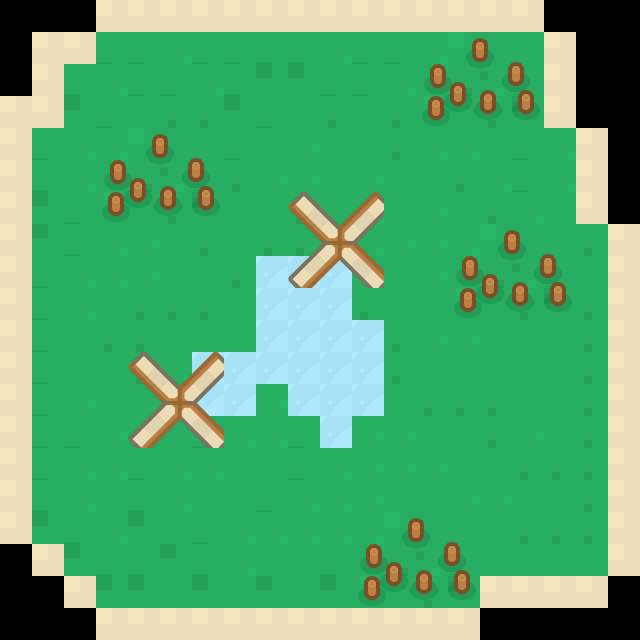

Tiled map render using the project's own tile images. Description and the map definition, with tile-layer contents summarised, below:
An orthogonal 20x20 tile map with 32x32 px tiles, 3 tile layers (ground, objectbottom, objectTop) and 17 objects (12x spawnEnemy, 4x money, spawnPlayer).

<map version="1.2" tiledversion="1.3.3" orientation="orthogonal" renderorder="right-down" width="20" height="20" tilewidth="32" tileheight="32" infinite="0" nextlayerid="7" nextobjectid="19">
 <editorsettings>
  <export target="map2.json" format="json" />
 </editorsettings>
 <tileset firstgid="1" name="medievalRTS_spritesheet@2" tilewidth="32" tileheight="32" tilecount="1156" columns="34">
  <image source="../images/medievalRTS_spritesheet@2.png" width="1104" height="1100" />
  <tile id="680">
   <properties>
    <property name="collider" type="bool" value="true" />
   </properties>
  </tile>
  <tile id="681">
   <properties>
    <property name="collider" type="bool" value="true" />
   </properties>
  </tile>
  <tile id="682">
   <properties>
    <property name="collider" type="bool" value="true" />
   </properties>
  </tile>
  <tile id="683">
   <properties>
    <property name="collider" type="bool" value="true" />
   </properties>
  </tile>
  <tile id="696">
   <properties>
    <property name="collider" type="bool" value="true" />
   </properties>
  </tile>
  <tile id="697">
   <properties>
    <property name="collider" type="bool" value="true" />
   </properties>
  </tile>
  <tile id="698">
   <properties>
    <property name="collider" type="bool" value="true" />
   </properties>
  </tile>
  <tile id="699">
   <properties>
    <property name="collider" type="bool" value="true" />
   </properties>
  </tile>
  <tile id="714">
   <properties>
    <property name="collider" type="bool" value="true" />
   </properties>
  </tile>
  <tile id="715">
   <properties>
    <property name="collider" type="bool" value="true" />
   </properties>
  </tile>
  <tile id="716">
   <properties>
    <property name="collider" type="bool" value="true" />
   </properties>
  </tile>
  <tile id="717">
   <properties>
    <property name="collider" type="bool" value="true" />
   </properties>
  </tile>
  <tile id="730">
   <properties>
    <property name="collider" type="bool" value="true" />
   </properties>
  </tile>
  <tile id="731">
   <properties>
    <property name="collider" type="bool" value="true" />
   </properties>
  </tile>
  <tile id="732">
   <properties>
    <property name="collider" type="bool" value="true" />
   </properties>
  </tile>
  <tile id="733">
   <properties>
    <property name="collider" type="bool" value="true" />
   </properties>
  </tile>
  <tile id="748">
   <properties>
    <property name="collider" type="bool" value="true" />
   </properties>
  </tile>
  <tile id="749">
   <properties>
    <property name="collider" type="bool" value="true" />
   </properties>
  </tile>
  <tile id="750">
   <properties>
    <property name="collider" type="bool" value="true" />
   </properties>
  </tile>
  <tile id="751">
   <properties>
    <property name="collider" type="bool" value="true" />
   </properties>
  </tile>
  <tile id="764">
   <properties>
    <property name="collider" type="bool" value="true" />
   </properties>
  </tile>
  <tile id="765">
   <properties>
    <property name="collider" type="bool" value="true" />
   </properties>
  </tile>
  <tile id="766">
   <properties>
    <property name="collider" type="bool" value="true" />
   </properties>
  </tile>
  <tile id="767">
   <properties>
    <property name="collider" type="bool" value="true" />
   </properties>
  </tile>
  <tile id="782">
   <properties>
    <property name="collider" type="bool" value="true" />
   </properties>
  </tile>
  <tile id="783">
   <properties>
    <property name="collider" type="bool" value="true" />
   </properties>
  </tile>
  <tile id="784">
   <properties>
    <property name="collider" type="bool" value="true" />
   </properties>
  </tile>
  <tile id="785">
   <properties>
    <property name="collider" type="bool" value="true" />
   </properties>
  </tile>
  <tile id="798">
   <properties>
    <property name="collider" type="bool" value="true" />
   </properties>
  </tile>
  <tile id="799">
   <properties>
    <property name="collider" type="bool" value="true" />
   </properties>
  </tile>
  <tile id="800">
   <properties>
    <property name="collider" type="bool" value="true" />
   </properties>
  </tile>
  <tile id="801">
   <properties>
    <property name="collider" type="bool" value="true" />
   </properties>
  </tile>
  <tile id="816">
   <properties>
    <property name="collider" type="bool" value="true" />
   </properties>
  </tile>
  <tile id="817">
   <properties>
    <property name="collider" type="bool" value="true" />
   </properties>
  </tile>
  <tile id="818">
   <properties>
    <property name="collider" type="bool" value="true" />
   </properties>
  </tile>
  <tile id="819">
   <properties>
    <property name="collider" type="bool" value="true" />
   </properties>
  </tile>
  <tile id="850">
   <properties>
    <property name="collider" type="bool" value="true" />
   </properties>
  </tile>
  <tile id="851">
   <properties>
    <property name="collider" type="bool" value="true" />
   </properties>
  </tile>
  <tile id="852">
   <properties>
    <property name="collider" type="bool" value="true" />
   </properties>
  </tile>
  <tile id="853">
   <properties>
    <property name="collider" type="bool" value="true" />
   </properties>
  </tile>
  <tile id="884">
   <properties>
    <property name="collider" type="bool" value="true" />
   </properties>
  </tile>
  <tile id="885">
   <properties>
    <property name="collider" type="bool" value="true" />
   </properties>
  </tile>
  <tile id="886">
   <properties>
    <property name="collider" type="bool" value="true" />
   </properties>
  </tile>
  <tile id="887">
   <properties>
    <property name="collider" type="bool" value="true" />
   </properties>
  </tile>
  <tile id="918">
   <properties>
    <property name="collider" type="bool" value="true" />
   </properties>
  </tile>
  <tile id="919">
   <properties>
    <property name="collider" type="bool" value="true" />
   </properties>
  </tile>
  <tile id="920">
   <properties>
    <property name="collider" type="bool" value="true" />
   </properties>
  </tile>
  <tile id="921">
   <properties>
    <property name="collider" type="bool" value="true" />
   </properties>
  </tile>
 </tileset>
 <layer id="1" name="ground" width="20" height="20">
  <data>[400 cells, 282 non-empty, 8 distinct tile ids]</data>
 </layer>
 <layer id="2" name="objectbottom" width="20" height="20">
  <data>[400 cells, 137 non-empty, 14 distinct tile ids]</data>
 </layer>
 <objectgroup id="3" name="player">
  <object id="1" name="spawnPlayer" type="spawnPlayer" x="304.216" y="155.005">
   <point />
  </object>
 </objectgroup>
 <objectgroup id="4" name="enemy">
  <object id="2" name="spawnEnemy" type="spawnEnemy" x="176.735" y="540.345">
   <point />
  </object>
  <object id="3" name="spawnEnemy" type="spawnEnemy" x="521.512" y="443.286">
   <point />
  </object>
  <object id="4" name="spawnEnemy" type="spawnEnemy" x="102.854" y="324.497">
   <point />
  </object>
  <object id="10" name="spawnEnemy" type="spawnEnemy" x="395.464" y="487.584">
   <point />
  </object>
  <object id="11" name="spawnEnemy" type="spawnEnemy" x="417.796" y="333.12">
   <point />
  </object>
  <object id="12" name="spawnEnemy" type="spawnEnemy" x="485.723" y="85.6063">
   <point />
  </object>
  <object id="13" name="spawnEnemy" type="spawnEnemy" x="159.116" y="192.614">
   <point />
  </object>
  <object id="14" name="spawnEnemy" type="spawnEnemy" x="208.433" y="61.4132">
   <point />
  </object>
  <object id="15" name="spawnEnemy" type="spawnEnemy" x="444.78" y="588.078">
   <point />
  </object>
  </objectgroup>
 <objectgroup id="6" name="money">
  <!-- 4 objects omitted --></objectgroup>
 <layer id="5" name="objectTop" width="20" height="20">
  <data>[400 cells, 19 non-empty, 10 distinct tile ids]</data>
 </layer>
</map>
<!-- 7 of 17 objects omitted -->
